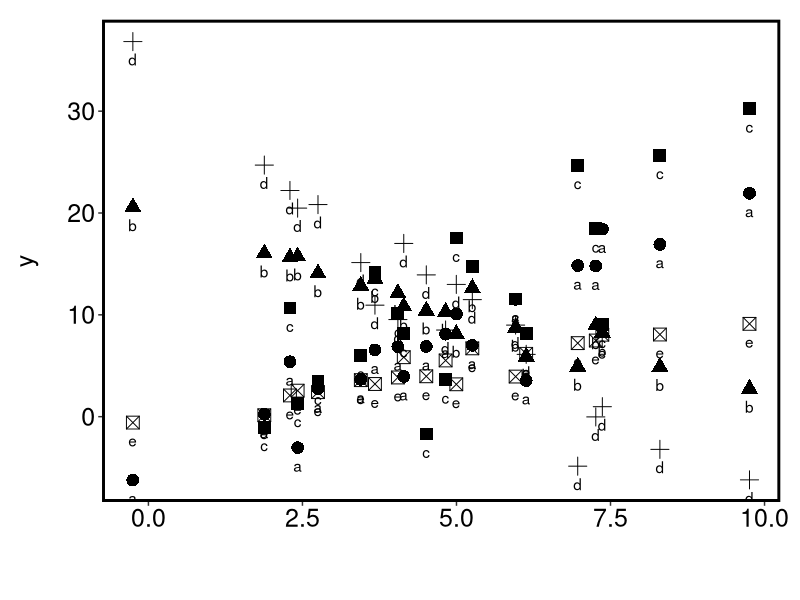
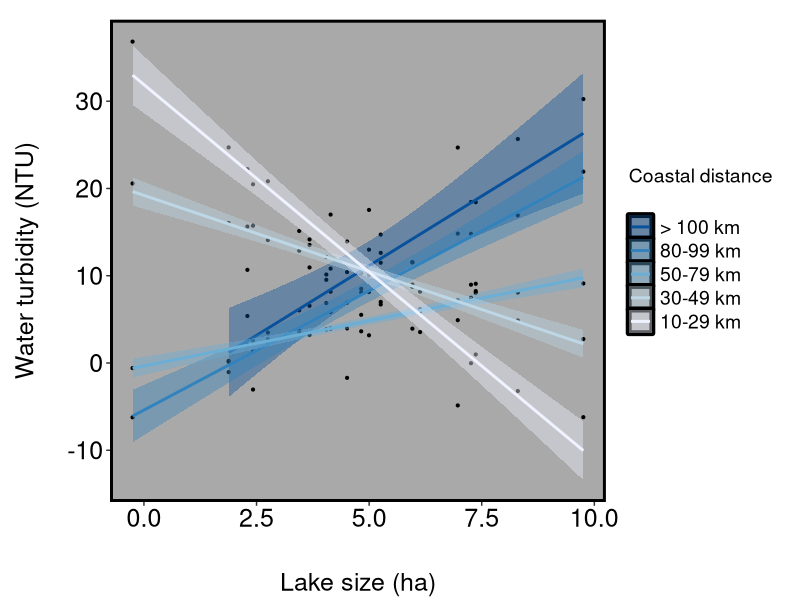
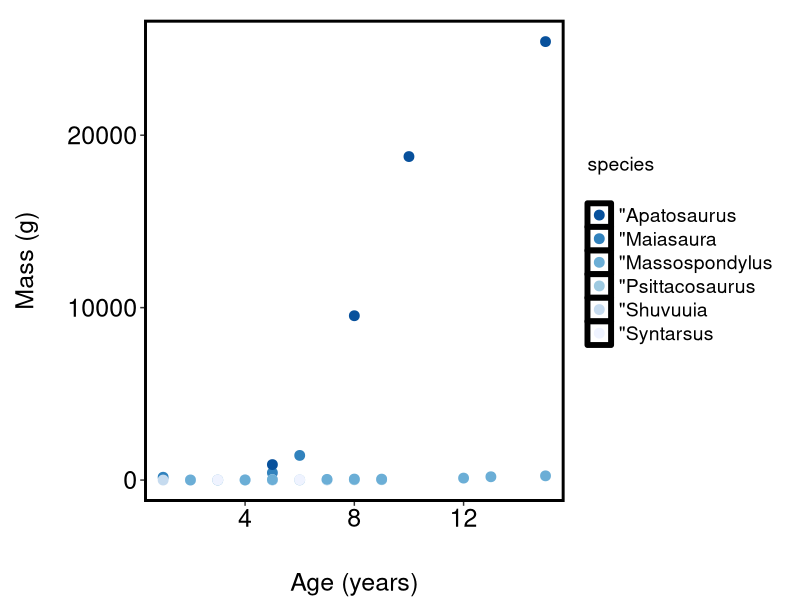
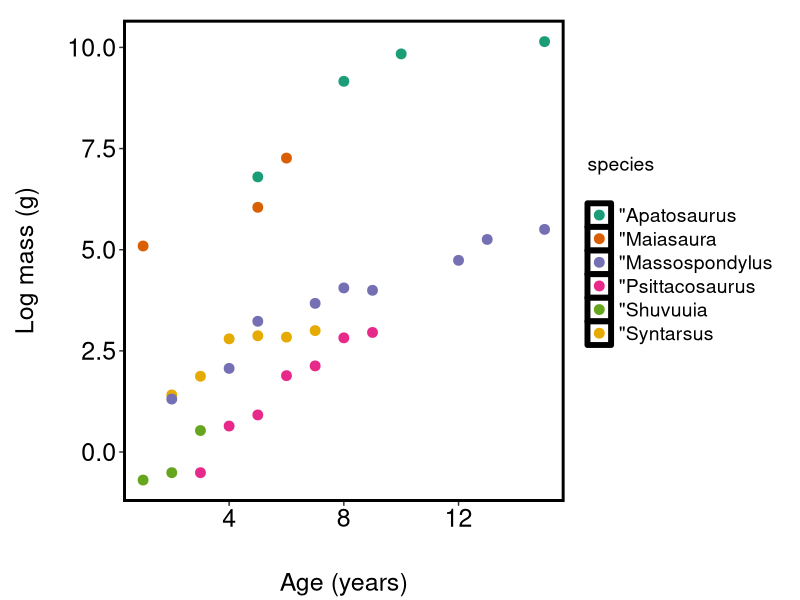
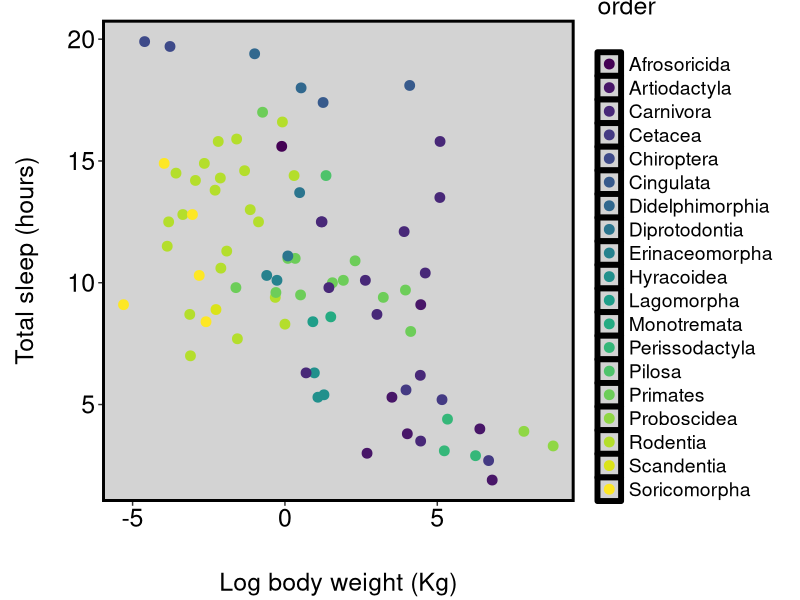
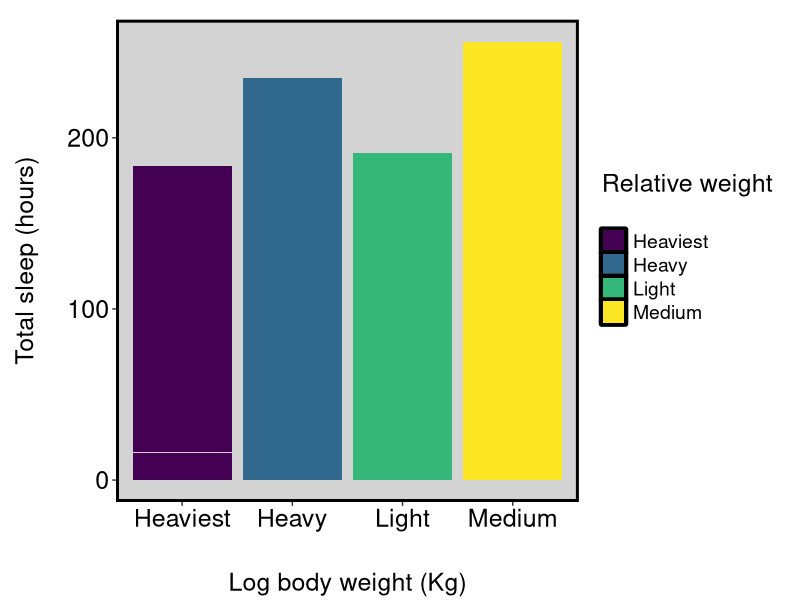
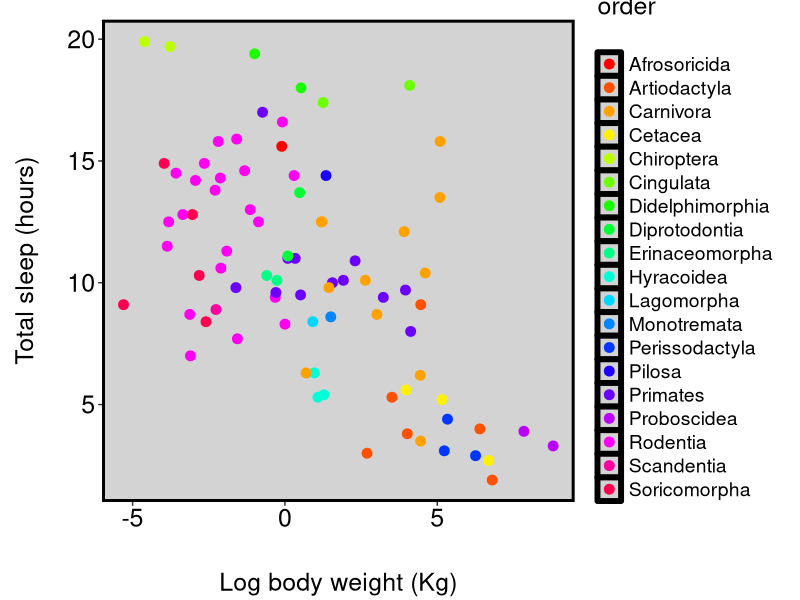
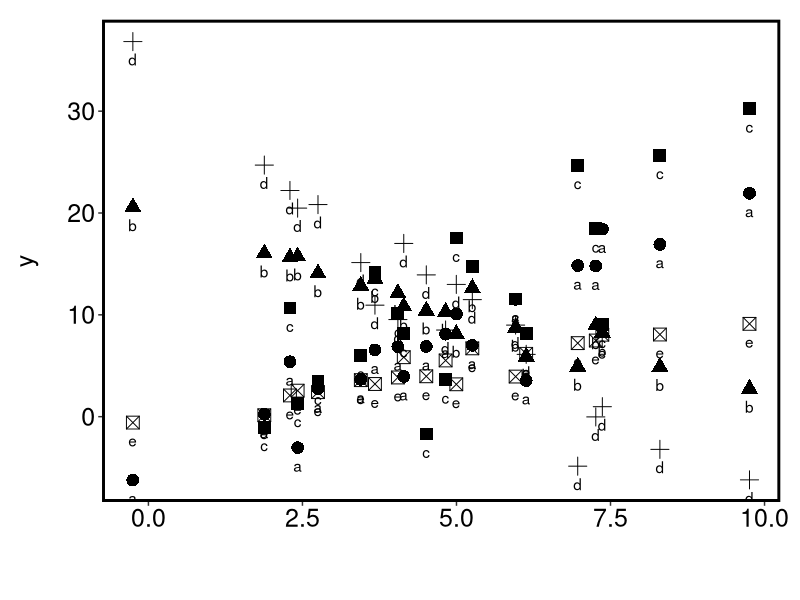

Recreate these plots in R, in order.

# Load tidyverse
library(tidyverse)

# Load elephant data
dino_data <- read_table('datasets/dinosaurs.tsv')

# Get mammal sleep data
data("msleep")
# Log body weight
msleep$bodywt <- log(msleep$bodywt)

# Simulate some data
sim_dat <- data.frame(x = rnorm(20, mean = 5, sd = 3)) %>%
  mutate(a = -5 + x * 3 + rnorm(length(x), 0, 3),
         b = 20 + x * -2 + rnorm(length(x), 0, 2),
         c = x^1.5 + rnorm(length(x), 0, 5),
         d = 30 + x * - 4 + rnorm(length(x), 0, 3),
         e = x + rnorm(length(x), 0, 1))

# Bad and messy plot without proper labels
sim_dat %>%
  pivot_longer(cols = c(a, b, c, d, e)) %>%
  ggplot(aes(x = x, y = value)) +
  geom_point(aes(pch = name), size = 4) +
  geom_text(aes(label = name), vjust = 2) +
  theme(legend.position = "none") +
  labs(x = "", y = "y") +
  theme(panel.background = element_rect(colour = 'black', fill = 'white', linewidth = 2),
        panel.grid = element_blank(),
        plot.margin = unit(c(0.5, 0.5, 1, 1), 'cm'),
        axis.title.x = element_text(size = 18, colour = 'black', vjust = -5),
        axis.title.y = element_text(size = 18, colour = 'black', vjust = 5),
        axis.text = element_text(size = 18, colour = 'black'),
        legend.position = "none") 

ggsave("imgs/bad_lake_plot.svg", width = 6, height = 5, device = "svg")

# Better plot
sim_dat %>%
  pivot_longer(cols = c(a, b, c, d, e)) %>%
  mutate(`Coastal distance` = factor(name, 
                                     levels = c('c', 'a', 'e', 'b', 'd'),
                                     labels = c('> 100 km', '80-99 km', '50-79 km', '30-49 km', '10-29 km'))) %>%
  ggplot(aes(x = x, y = value)) +
  geom_point(size = 0.75) +
  geom_smooth(aes(colour = `Coastal distance`, fill = `Coastal distance`), size = 1, method = 'lm') +
  scale_colour_brewer(palette = 'Blues', direction = -1) +
  scale_fill_brewer(palette = 'Blues', direction = -1) +
  theme(legend.position = "none") +
  labs(x = "Lake size (ha)", y = "Water turbidity (NTU)") +
  theme(panel.background = element_rect(colour = 'black', fill = 'darkgrey', linewidth = 2),
        panel.grid = element_blank(),
        plot.margin = unit(c(0.5, 0.5, 1, 1), 'cm'),
        axis.title.x = element_text(size = 18, colour = 'black', vjust = -5),
        axis.title.y = element_text(size = 18, colour = 'black', vjust = 5),
        axis.text = element_text(size = 18, colour = 'black'),
        legend.text = element_text(size = 14, colour = 'black'),
        legend.title = element_text(size = 14, colour = 'black', vjust = 5),
        legend.key.height = unit(.6, 'cm'),
        legend.key.width = unit(.6, 'cm'),
        legend.position = "right",
        legend.background = element_rect(colour = NA, fill = NA)) 

ggsave("imgs/good_lake_plot.svg", width = 7, height = 5, device = "svg")

# Bad dino plot
dino_data %>%
  # pivot_longer(cols = c(a, b, c, d, e)) %>%
  ggplot(aes(x = age, y = mass)) +
  geom_point(aes(colour = species), size = 3) + 
  scale_colour_brewer(palette = 'Blues', direction = -1) +
  labs(x = 'Age (years)',
       y = 'Mass (g)') +
  theme(panel.background = element_rect(colour = 'black', fill = 'white', linewidth = 2),
        panel.grid = element_blank(),
        plot.margin = unit(c(0.5, 0.5, 1, 1), 'cm'),
        axis.title.x = element_text(size = 18, colour = 'black', vjust = -5),
        axis.title.y = element_text(size = 18, colour = 'black', vjust = 5),
        axis.text = element_text(size = 18, colour = 'black'),
        legend.text = element_text(size = 14, colour = 'black'),
        legend.title = element_text(size = 14, colour = 'black', vjust = 5),
        legend.key.height = unit(.6, 'cm'),
        legend.key.width = unit(.6, 'cm'),
        legend.background = element_rect(colour = NA, fill = NA))

ggsave("imgs/bad_dino_plot.svg", width = 8, height = 5, device = "svg")

# Good dino plot
dino_data %>%
  # pivot_longer(cols = c(a, b, c, d, e)) %>%
  ggplot(aes(x = age, y = log(mass))) +
  geom_point(aes(colour = species), size = 3) + 
  scale_colour_brewer(palette = 'Dark2') +
  labs(x = 'Age (years)',
       y = 'Log mass (g)') +
  theme(panel.background = element_rect(colour = 'black', fill = 'white', linewidth = 2),
        panel.grid = element_blank(),
        plot.margin = unit(c(0.5, 0.5, 1, 1), 'cm'),
        axis.title.x = element_text(size = 18, colour = 'black', vjust = -5),
        axis.title.y = element_text(size = 18, colour = 'black', vjust = 5),
        axis.text = element_text(size = 18, colour = 'black'),
        legend.text = element_text(size = 14, colour = 'black'),
        legend.title = element_text(size = 14, colour = 'black', vjust = 5),
        legend.key.height = unit(.6, 'cm'),
        legend.key.width = unit(.6, 'cm'),
        legend.background = element_rect(colour = NA, fill = NA)) 

ggsave("imgs/good_dino_plot.svg", width = 8, height = 5, device = "svg")

# Binned plot
msleep %>%
  ggplot(aes(x = bodywt, y = sleep_total, colour = order)) +
  geom_point(size = 3) +
  scale_colour_viridis_d() +
  theme(panel.background = element_rect(colour = 'black', fill = 'lightgrey', linewidth = 2),
        panel.grid = element_blank(),
        plot.margin = unit(c(0.5, 0.5, 1, 1), 'cm'),
        axis.title.x = element_text(size = 18, colour = 'black', vjust = -5),
        axis.title.y = element_text(size = 18, colour = 'black', vjust = 5),
        axis.text = element_text(size = 18, colour = 'black'),
        legend.text = element_text(size = 14, colour = 'black'),
        legend.title = element_text(size = 18, colour = 'black', vjust = 5),
        legend.key.height = unit(.6, 'cm'),
        legend.key.width = unit(.6, 'cm'),
        legend.background = element_rect(colour = NA, fill = NA)) +
  labs(x = "Log body weight (Kg)", y = "Total sleep (hours)")

ggsave("imgs/good_binned_plot.svg", width = 8, height = 5, device = "svg")

msleep %>%
  mutate(wt_bin = case_when(bodywt < -2.5 ~ "Light",
                            bodywt >= -2.5 & bodywt < 0 ~ "Medium",
                            bodywt >= 0 & bodywt < 2.5 ~ "Heavy",
                            bodywt >= 2.5 ~ "Heaviest")) %>%
  ggplot(aes(x = wt_bin, y = sleep_total, fill = wt_bin)) +
  geom_bar(stat = "identity") +
  scale_fill_viridis_d(name = "Relative weight") +
  theme(panel.background = element_rect(colour = 'black', fill = 'lightgrey', linewidth = 2),
        panel.grid = element_blank(),
        plot.margin = unit(c(0.5, 0.5, 1, 1), 'cm'),
        axis.title.x = element_text(size = 18, colour = 'black', vjust = -5),
        axis.title.y = element_text(size = 18, colour = 'black', vjust = 5),
        axis.text = element_text(size = 18, colour = 'black'),
        legend.text = element_text(size = 14, colour = 'black'),
        legend.title = element_text(size = 18, colour = 'black', vjust = 5),
        legend.key.height = unit(.6, 'cm'),
        legend.key.width = unit(.6, 'cm'),
        legend.background = element_rect(colour = NA, fill = NA)) +
  labs(x = "Log body weight (Kg)", y = "Total sleep (hours)")

ggsave("imgs/bad_binned_plot.svg", width = 8, height = 5, device = "svg")

msleep %>%
  ggplot(aes(x = bodywt, y = sleep_total, colour = order)) +
  geom_point(size = 3) +
  scale_colour_manual(values = c("#FF0000", "#FF5100", "#FFA100", "#FFF200", 
                                 "#BCFF00", "#6BFF00", "#1BFF00", "#00FF36", 
                                 "#00FF86", "#00FFD7", "#00D7FF", "#0086FF",
                                 "#0036FF", "#1B00FF", "#6B00FF", "#BC00FF",
                                 "#FF00F2", "#FF00A1", "#FF0051")) +
  theme(panel.background = element_rect(colour = 'black', fill = 'lightgrey', linewidth = 2),
        panel.grid = element_blank(),
        plot.margin = unit(c(0.5, 0.5, 1, 1), 'cm'),
        axis.title.x = element_text(size = 18, colour = 'black', vjust = -5),
        axis.title.y = element_text(size = 18, colour = 'black', vjust = 5),
        axis.text = element_text(size = 18, colour = 'black'),
        legend.text = element_text(size = 14, colour = 'black'),
        legend.title = element_text(size = 18, colour = 'black', vjust = 5),
        legend.key.height = unit(.6, 'cm'),
        legend.key.width = unit(.6, 'cm'),
        legend.background = element_rect(colour = NA, fill = NA)) +
  labs(x = "Log body weight (Kg)", y = "Total sleep (hours)")

ggsave("imgs/bad_rainbow_plot.svg", width = 8, height = 5, device = "svg")
